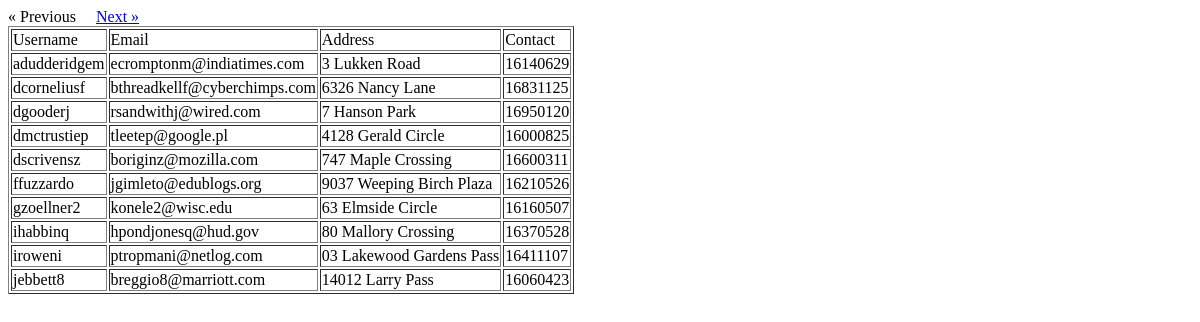
Page /admin/DonorData.php on the earlier database version.
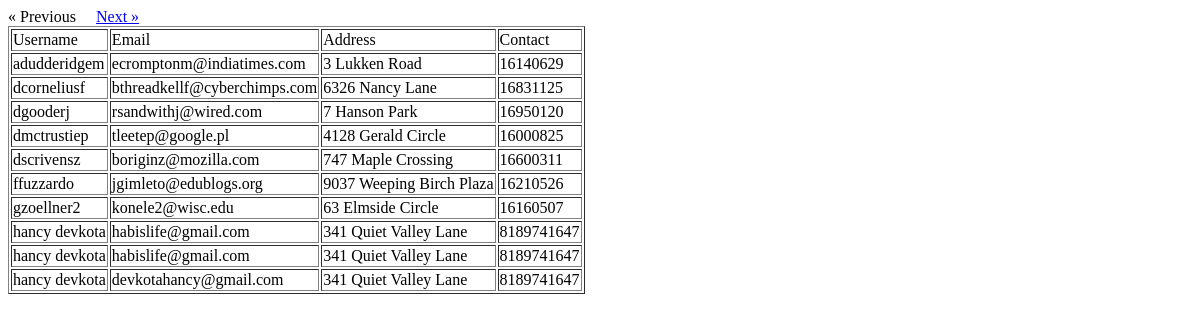
Same page on the later database version.
### tables this page shows
CREATE TABLE `userprofile` (
  `user_id` int(11) NOT NULL,
  `profile_pic` text NOT NULL,
  `username` text NOT NULL,
  `email` text NOT NULL,
  `password` text NOT NULL,
  `address` text NOT NULL,
  `contact_no` bigint(20) NOT NULL,
  `create_date` date NOT NULL,
  `create_time` time NOT NULL,
  `role` char(5) NOT NULL,
  `flag` tinyint(1) NOT NULL
);

### admin/Donorinfo.php (the view, shortened to what this page needs)
<?php
include '../src/db/connection.php';
$perpage = 10;
if(isset($_GET['id'])){
	$start = $_GET['id'];
}else{
	$start = 0;
}
$count= mysqli_query($conn,"SELECT COUNT(user_id) FROM userprofile Where role='Donor' AND flag='1'");
$rows = mysqli_fetch_array($count);
$TotalRec=$rows['COUNT(user_id)'];
$sql = "SELECT * FROM userprofile Where role='Donor'order by username LIMIT $start, $perpage";
$result = $conn->query($sql);
if ($TotalRec > 0) {
	echo "<table border='1'>"."<tr>"."<td>"."Username"."</td>"."<td>"."Email"."</td>"."<td>"."Address"."</td>"."<td>"."Contact"."</td>"."</tr>";
 while($row = $result->fetch_assoc()) {
        echo "<tr>"."<td>".$row["username"]."</td>"."<td>".$row["email"]."</td>"."<td>".$row["address"]."</td>" ."<td>".$row["contact_no"]."</td>" ."</tr>";
    }
} else {
    echo "0 results";
}
if($start+$perpage>=$TotalRec){
	echo "Next &raquo";
}else{
	echo "<a href=Donorinfo.php?id=". ($start + $perpage) ." >Next &raquo</a>";
}
?>

Differences in the rows shown:
no longer on this page (row unchanged): userprofile: username "ihabbinq", email "hpondjonesq@hud.gov", address "80 Mallory Crossing", contact_no "16370528"
no longer on this page (row unchanged): userprofile: username "iroweni", email "ptropmani@netlog.com", address "03 Lakewood Gardens Pass", contact_no "16411107"
no longer on this page (row unchanged): userprofile: username "jebbett8", email "breggio8@marriott.com", address "14012 Larry Pass", contact_no "16060423"
added userprofile: username "hancy devkota", email "habislife@gmail.com", address "341 Quiet Valley Lane", contact_no "8189741647"
added userprofile: username "hancy devkota", email "habislife@gmail.com", address "341 Quiet Valley Lane", contact_no "8189741647"
added userprofile: username "hancy devkota", email "devkotahancy@gmail.com", address "341 Quiet Valley Lane", contact_no "8189741647"
